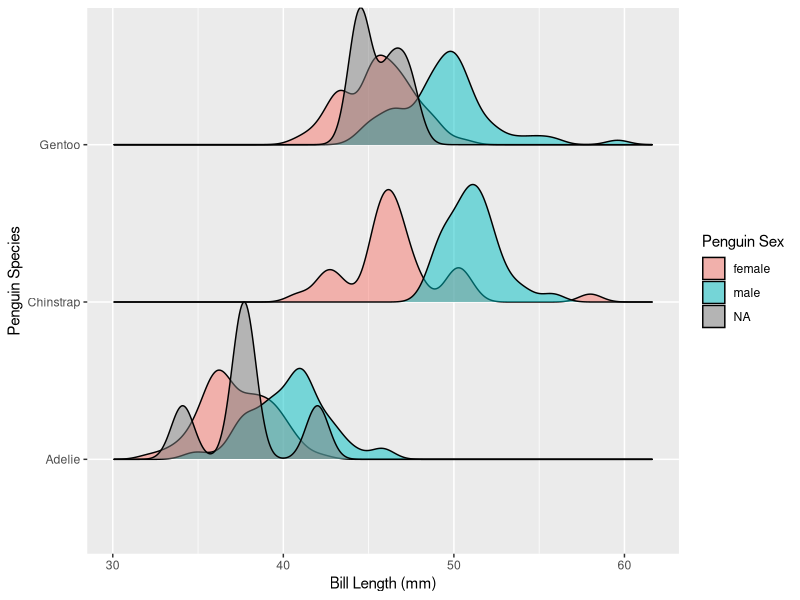
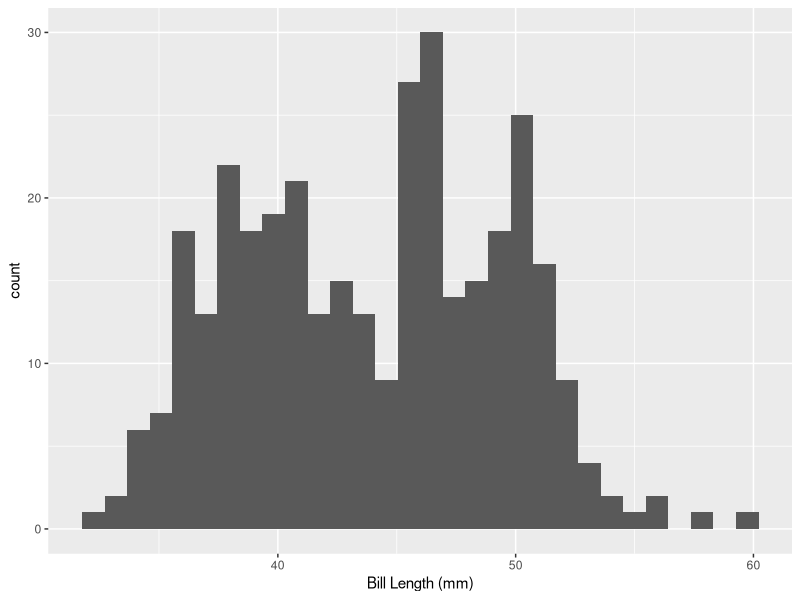
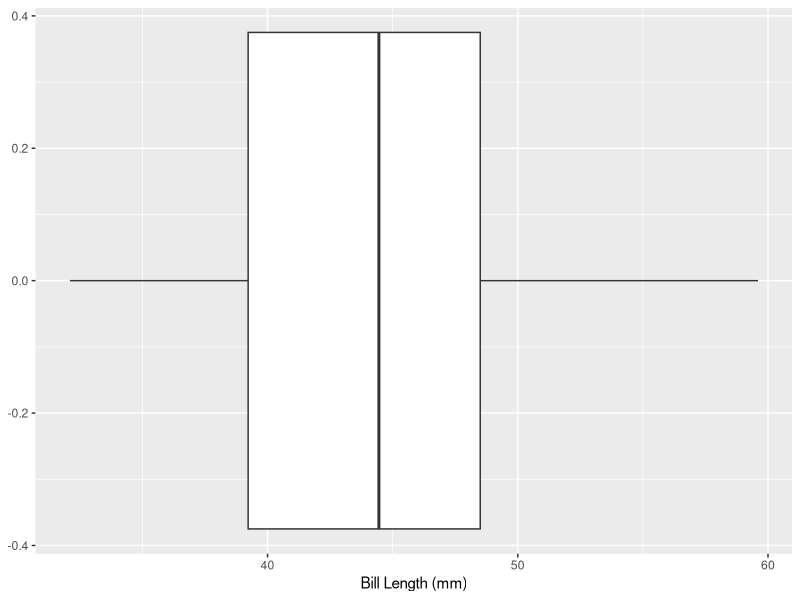
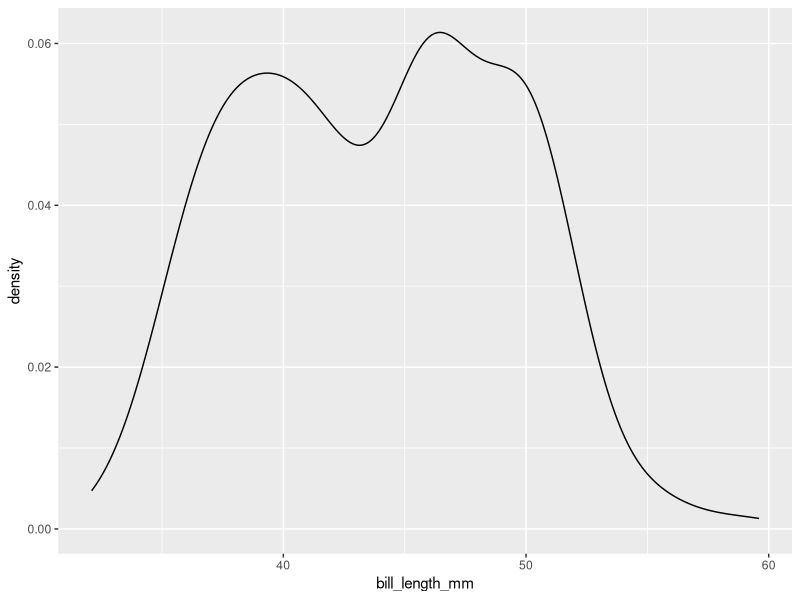
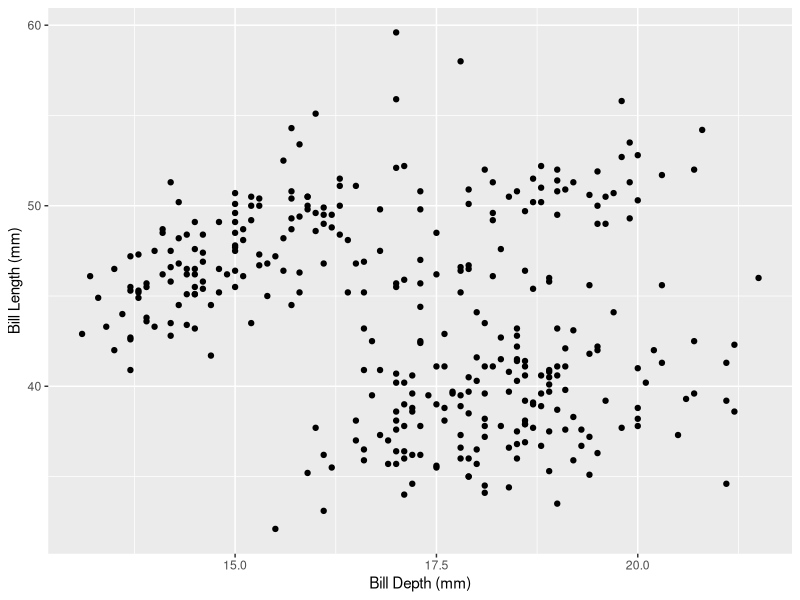
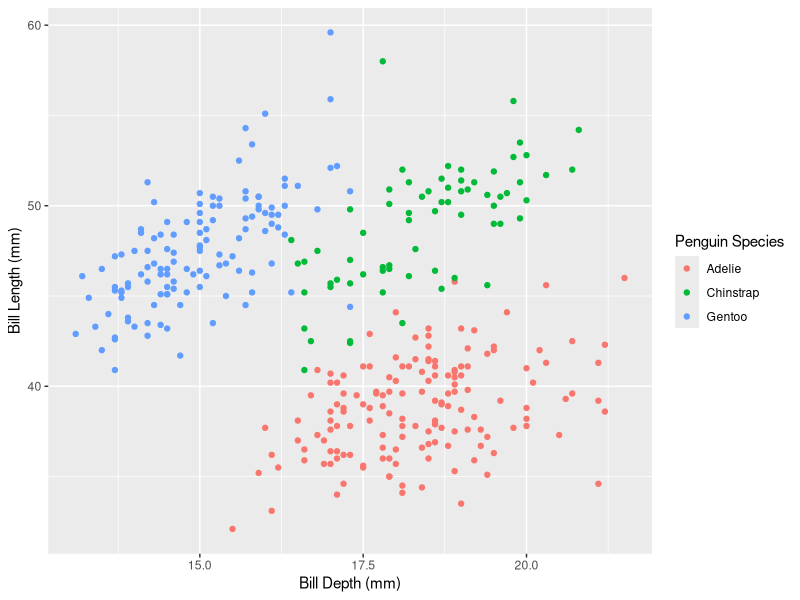
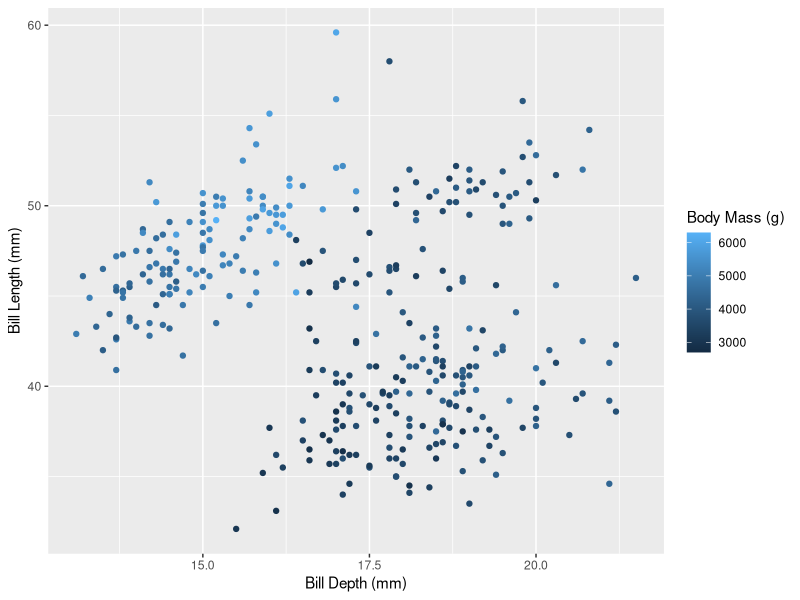
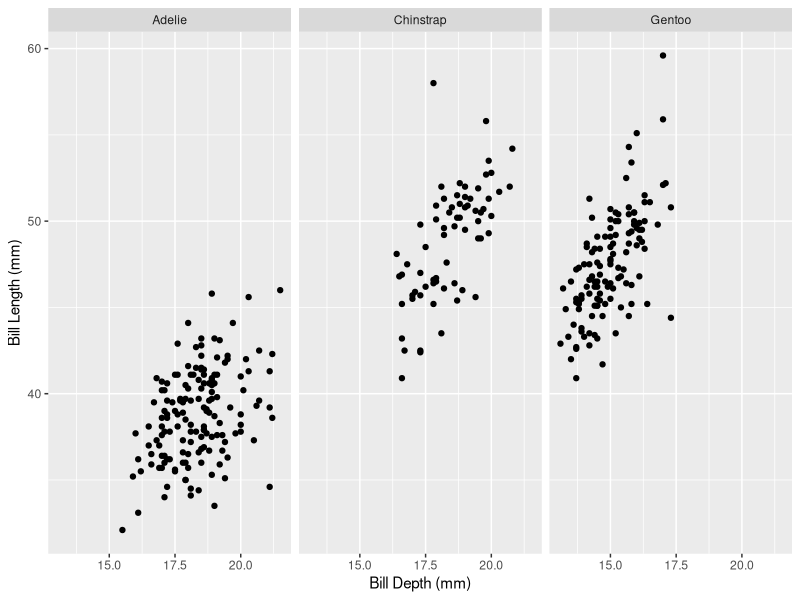

Generate these figures, in order, with R:
## ---- chunk 1
#| echo: false

library(palmerpenguins)
library(tidyverse)
library(ggridges)
library(gridExtra)
## ---- chunk 2
#| echo: false
penguins %>% 
  ggplot(aes(x = bill_length_mm, y = species, fill = sex)) + 
  geom_density_ridges(alpha = 0.5, scale = 1) + 
  labs(x = "Bill Length (mm)", 
       y = "Penguin Species", 
       fill = "Penguin Sex")

## ---- chunk 3
#| fig-height: 4
#| fig-width: 5
#| fig-align: center
#| echo: true
#| code-line-numbers: "|3"

ggplot(data = penguins, mapping = aes(x = bill_length_mm)) + 
  geom_histogram() +
  labs(x = "Bill Length (mm)")
## ---- chunk 4
#| fig-width: 5
#| fig-height: 3.5
#| echo: true
#| code-line-numbers: "|3"

ggplot(data = penguins,
       mapping = aes(x = bill_length_mm)) +
  geom_boxplot() + 
  labs(x = "Bill Length (mm)")
## ---- chunk 5
#| fig-width: 6
#| echo: true
#| fig-height: 4
#| code-line-numbers: "|3"
ggplot(data = penguins,
       mapping = aes(x = bill_length_mm)) +
  geom_density()
## ---- chunk 6
#| fig-width: 6
#| fig-height: 5
#| fig-align: center
#| output-location: fragment
#| echo: true
#| code-line-numbers: "|3"

ggplot(data = penguins,
       mapping = aes(y = bill_length_mm, x = bill_depth_mm)) +
  geom_point() +
  labs(x = "Bill Depth (mm)", 
       y = "Bill Length (mm)")
## ---- chunk 7
#| fig-align: center
#| echo: true
#| code-line-numbers: "|4,9"

ggplot(data = penguins,
       mapping = aes(y = bill_length_mm,
                     x = bill_depth_mm,
                     color = species)
       ) +
  geom_point() +
  labs(x = "Bill Depth (mm)", 
       y = "Bill Length (mm)", 
       color = "Penguin Species")
## ---- chunk 8
#| fig-align: center
#| echo: true
#| code-line-numbers: "|4,9"

ggplot(data = penguins,
       mapping = aes(y = bill_length_mm,
                     x = bill_depth_mm,
                     color = body_mass_g)
       ) +
  geom_point() +
  labs(x = "Bill Depth (mm)", 
       y = "Bill Length (mm)", 
       color = "Body Mass (g)")
## ---- chunk 9
#| fig-width: 8
#| fig-height: 8
#| fig-align: center
#| echo: true
#| code-line-numbers: "|6"

ggplot(data = penguins,
       mapping = aes(y = bill_length_mm,
                     x = bill_depth_mm)) +
  geom_point() +
  facet_wrap(~ species) + 
  labs(x = "Bill Depth (mm)", 
       y = "Bill Length (mm)")
  
## ---- chunk 10
#| fig-width: 8
#| fig-height: 8
#| fig-align: center
#| echo: true
#| code-line-numbers: "|6"

ggplot(data = penguins,
       mapping = aes(y = bill_length_mm,
                     x = bill_depth_mm)) +
  geom_point() +
  facet_wrap(~ body_mass_g) + 
  labs(x = "Bill Depth (mm)", 
       y = "Bill Length (mm)")
  
## ---- chunk 11
#| echo: false
penguins %>% 
  ggplot(aes(x = body_mass_g)) + 
  geom_histogram(binwidth = 200) + 
  labs(x = "Body Mass (grams)")
## ---- chunk 12

x_bar <- mean(penguins$body_mass_g, na.rm = TRUE)
m <- median(penguins$body_mass_g, na.rm = TRUE)

penguins %>% 
  ggplot(aes(x = body_mass_g)) + 
  geom_histogram(binwidth = 200) + 
  geom_vline(xintercept = x_bar, color = "red", lwd = 1) +
  geom_vline(xintercept = m, color = "blue", lwd = 1) +
  geom_text(x = 3800, y = 20, label = "Median", color = "blue", size = 5) + 
  geom_text(x = 4400, y = 15, label = "Mean", color = "red", size = 5) + 
  labs(x = "Body Mass (grams)")
## ---- chunk 13

x_bar <- mean(penguins$bill_length_mm, na.rm = TRUE)
m <- median(penguins$bill_length_mm, na.rm = TRUE)

penguins %>% 
  ggplot(aes(x = bill_length_mm)) + 
  geom_histogram(binwidth = 2) + 
  geom_vline(xintercept = x_bar, color = "red", lwd = 1) +
  geom_vline(xintercept = m, color = "blue", lwd = 1) +
  geom_text(x = 47, y = 20, label = "Median", color = "blue", size = 5) + 
  geom_text(x = 42, y = 15, label = "Mean", color = "red", size = 5) + 
  labs(x = "Bill Length (grams)")
